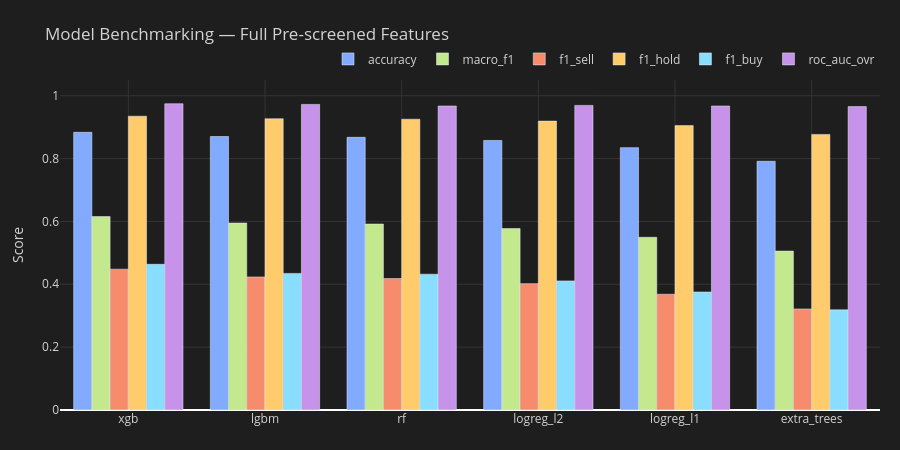

The notebook cell saved with this chart:
### Code cell
from sklearn.metrics import (
    accuracy_score, f1_score, classification_report, roc_auc_score
)

# XGB/LGBM use remapped labels; others use original y
_XGB_MODELS = {'xgb', 'lgbm'}

def _get_xy(name, which='train'):
    """Return X, y pair for the given model (handles XGB label remapping)."""
    X = X_train_ps if which == 'train' else X_test_ps
    y = (y_train_xgb if name in _XGB_MODELS else y_train) if which == 'train' else \
        (y_test_xgb  if name in _XGB_MODELS else y_test)
    return X, y

def _eval_model(name, model):
    _, y_tr = _get_xy(name, 'train')
    X_te, y_te = _get_xy(name, 'test')
    preds = model.predict(X_te)

    # Remap XGB preds back to original labels for consistent reporting
    if name in _XGB_MODELS:
        preds_orig = np.vectorize(_LABEL_REMAP.get)(preds)
        y_te_orig  = np.vectorize(_LABEL_REMAP.get)(y_te)
    else:
        preds_orig = preds
        y_te_orig  = y_te

    acc   = accuracy_score(y_te_orig, preds_orig)
    f1    = f1_score(y_te_orig, preds_orig, average='macro', zero_division=0)
    f1_pc = f1_score(y_te_orig, preds_orig, average=None,    zero_division=0,
                     labels=[-1, 0, 1])

    # ROC-AUC (OvR) — needs probabilities
    try:
        proba = model.predict_proba(X_te)
        if name in _XGB_MODELS:
            y_bin = label_binarize(y_te, classes=[0, 1, 2])
        else:
            y_bin = label_binarize(y_te_orig, classes=[-1, 0, 1])
        roc = roc_auc_score(y_bin, proba, multi_class='ovr', average='macro')
    except Exception:
        roc = float('nan')

    return {
        'accuracy':    acc,
        'macro_f1':    f1,
        'f1_sell':     f1_pc[0],
        'f1_hold':     f1_pc[1],
        'f1_buy':      f1_pc[2],
        'roc_auc_ovr': roc,
    }

# ── Train + Evaluate ───────────────────────────────────────────────────────────
bench_results_full = {}
fitted_models_full = {}

for name in MODELS_TO_RUN:
    model = AVAILABLE_MODELS[name]
    X_tr, y_tr = _get_xy(name, 'train')
    print(f"  Training {name} …", end='  ')
    _t0 = time.time()
    if name in _XGB_MODELS:
        model.fit(X_tr, y_tr, sample_weight=_sw_train_xgb)
    else:
        model.fit(X_tr, y_tr)
    print(f"{time.time()-_t0:.1f}s")
    fitted_models_full[name] = model
    bench_results_full[name] = _eval_model(name, model)

# ── Results table ──────────────────────────────────────────────────────────────
bench_df_full = (
    pd.DataFrame(bench_results_full).T
    .sort_values('macro_f1', ascending=False)
    .round(4)
)
print(f"\n{'='*70}")
print("  BENCHMARKING RESULTS — FULL PRE-SCREENED FEATURES")
print(f"{'='*70}")
print(bench_df_full.to_string())

# ── Bar chart ─────────────────────────────────────────────────────────────────
_metrics  = ['accuracy', 'macro_f1', 'f1_sell', 'f1_hold', 'f1_buy', 'roc_auc_ovr']
_mc = ['#82aaff','#c3e88d','#f78c6c','#ffcb6b','#89ddff','#c792ea']

fig = go.Figure()
for _mi, _met in enumerate(_metrics):
    fig.add_trace(go.Bar(
        name=_met,
        x=bench_df_full.index.tolist(),
        y=bench_df_full[_met].tolist(),
        marker_color=_mc[_mi % len(_mc)],
    ))
fig.update_layout(
    title='Model Benchmarking — Full Pre-screened Features',
    barmode='group',
    yaxis=dict(range=[0, 1.05], title='Score', gridcolor='#333'),
    xaxis=dict(gridcolor='#333'),
    height=450,
    paper_bgcolor='#1e1e1e', plot_bgcolor='#1e1e1e', font=dict(color='#d4d4d4'),
    legend=dict(orientation='h', yanchor='bottom', y=1.02, xanchor='right', x=1),
    margin=dict(l=60, r=20, t=80, b=40),
)
fig.show()

### Figure 1 — Plotly figure (JSON) as saved in the notebook; plotly's stock layout.template omitted (floating-point values rounded to 4 significant figures)
{"data": [{"marker": {"color": "#82aaff"}, "name": "accuracy", "type": "bar", "x": ["xgb", "lgbm", "rf", "logreg_l2", "logreg_l1", "extra_trees"], "y": [0.8836, 0.8702, 0.8676, 0.8577, 0.8348, 0.7914]}, {"marker": {"color": "#c3e88d"}, "name": "macro_f1", "type": "bar", "x": ["xgb", "lgbm", "rf", "logreg_l2", "logreg_l1", "extra_trees"], "y": [0.6155, 0.5949, 0.5918, 0.5774, 0.5496, 0.5057]}, {"marker": {"color": "#f78c6c"}, "name": "f1_sell", "type": "bar", "x": ["xgb", "lgbm", "rf", "logreg_l2", "logreg_l1", "extra_trees"], "y": [0.4481, 0.4232, 0.4183, 0.4021, 0.3683, 0.3215]}, {"marker": {"color": "#ffcb6b"}, "name": "f1_hold", "type": "bar", "x": ["xgb", "lgbm", "rf", "logreg_l2", "logreg_l1", "extra_trees"], "y": [0.9348, 0.9268, 0.9252, 0.9192, 0.9049, 0.8768]}, {"marker": {"color": "#89ddff"}, "name": "f1_buy", "type": "bar", "x": ["xgb", "lgbm", "rf", "logreg_l2", "logreg_l1", "extra_trees"], "y": [0.4636, 0.4346, 0.432, 0.4108, 0.3755, 0.3187]}, {"marker": {"color": "#c792ea"}, "name": "roc_auc_ovr", "type": "bar", "x": ["xgb", "lgbm", "rf", "logreg_l2", "logreg_l1", "extra_trees"], "y": [0.9744, 0.9723, 0.9673, 0.9692, 0.9673, 0.9653]}], "layout": {"barmode": "group", "font": {"color": "#d4d4d4"}, "height": 450, "legend": {"orientation": "h", "x": 1, "xanchor": "right", "y": 1.02, "yanchor": "bottom"}, "margin": {"b": 40, "l": 60, "r": 20, "t": 80}, "paper_bgcolor": "#1e1e1e", "plot_bgcolor": "#1e1e1e", "title": {"text": "Model Benchmarking — Full Pre-screened Features"}, "xaxis": {"gridcolor": "#333"}, "yaxis": {"gridcolor": "#333", "range": [0, 1.05], "title": {"text": "Score"}}}}
